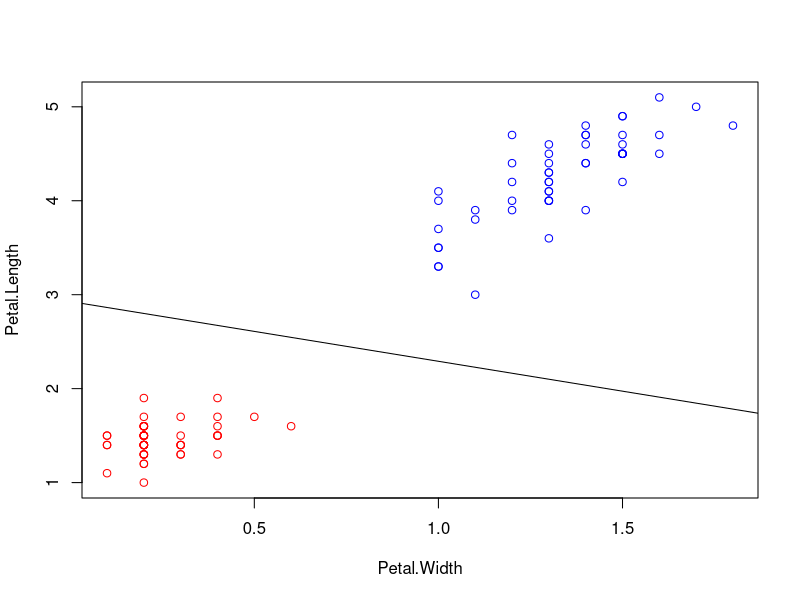

This figure's R source:
require(kernlab)

featureMat <- as.matrix( iris[1:100, c(4,3)] )
labelVec <- as.integer(iris$Species[1:100])
labelVec[labelVec==2] <- -1

# 制約式
X <- cbind(1,featureMat)
Y <- diag(labelVec)
A <- Y %*% X
b <- rep( 1, length=dim(X)[1] )
r <- rep( 5000, length=dim(X)[1] )
u <- rep( 5000, length=dim(X)[2] )
l <- -u

# 目的関数
H <- diag(dim(X)[2])
H[1,1] <- 0
c <- numeric(dim(X)[2])

# 二次計画
result <- ipop(c, H, A, b, l, u, r, maxiter=50)
w <- primal(result)

# データのプロットと超平面
plot(iris[1:100, c(4, 3)], col=ifelse(iris$Species=="setosa", "red", "blue"))
abline(-w[1]/w[3], -w[2]/w[3])
